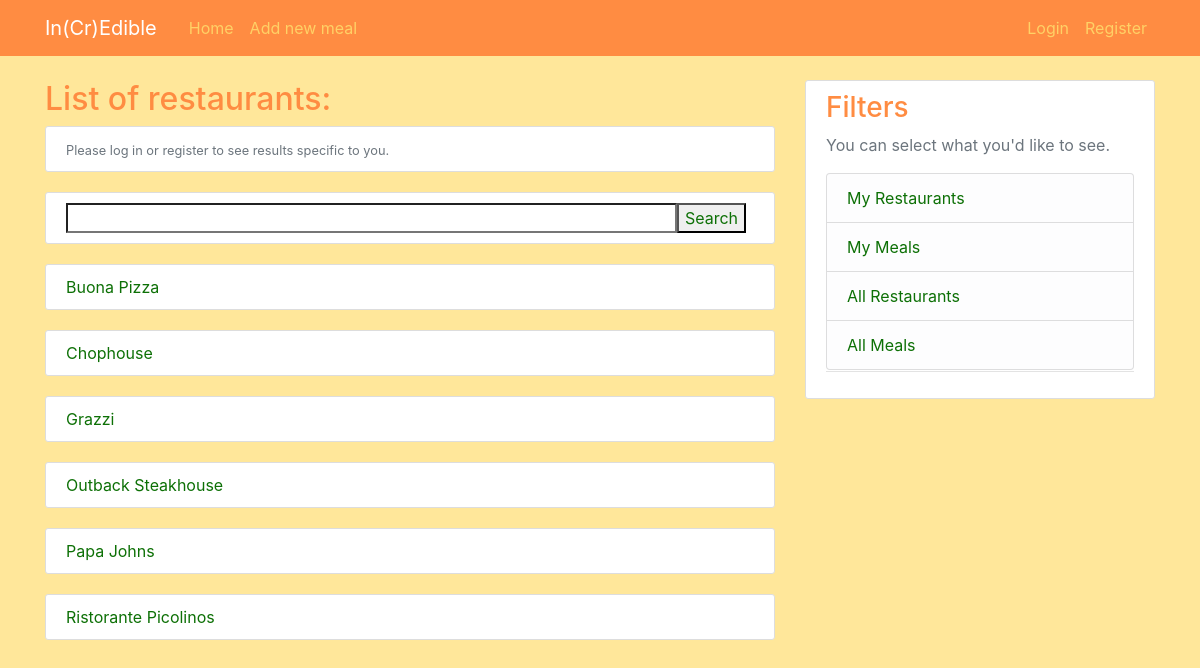
Page /meals/search/restaurants/all/ on the committed database.
### meals/models.py (models this page shows, shortened)
class Meal(models.Model):
    entree_choice = models.CharField(max_length=100)
    entree_rating = models.IntegerField(default=100)
    notes = models.TextField(default="")
    restaurant_name = models.CharField(max_length=100)
    date = models.DateTimeField("Date dined", default=timezone.now)
    eaten_by = models.ForeignKey(User, on_delete=models.CASCADE)

### meals/views.py (the view)
# urls.py: path("meals/search/restaurants/<str:scope>/", RestaurantSearchView.as_view(), name="restaurantsearch"),
class RestaurantSearchView(ListView):
    model = Meal
    template_name = 'meals/restaurantsearch.html'
    context_object_name = 'all_search_results'
    paginate_by = 10
    def get_queryset(self):
        scope = self.kwargs['scope']
        result = super(RestaurantSearchView, self).get_queryset()
        query = self.request.GET.get('search')
        if scope == "my":
            if self.request.user.is_authenticated:
                result = Meal.objects.filter(eaten_by= self.request.user).values_list('restaurant_name', flat=True).distinct()
            else:
                return []
        else:
            result = Meal.objects.values_list('restaurant_name', flat=True).distinct()
        if query:
            result = result.filter(restaurant_name__icontains=query)
        result = result.order_by('restaurant_name')
        return result
    def get_context_data(self, **kwargs: Any) -> Dict[str, Any]:
        context = super(RestaurantSearchView, self).get_context_data(**kwargs)
        context['scope'] = self.kwargs['scope']
        return context

### meals/templates/meals/restaurantsearch.html
{% extends "meals/base.html" %}
{% block content %}
    {% if all_search_results %}
        <h2> List of restaurants: </h2>
    {% else %}
        <h2> No restaurants </h2>
    {% endif %}
    {% if not user.is_authenticated %}
    <article class="media content-section">
        <div class="media-body">
            <small class="text-muted">Please log in or register to see results specific to you.</small>
        </div>
    </article>
    {% endif %}
    <form class="media content-section" method="GET" action="" >
        <input class="media-body" type="search" name="search">
        <button class="mr-2" type="submit"> Search </button>
    </form>
    {% for restaurant_name in all_search_results %}
    <article class="media content-section">
        <div class="media-body">
        <div>
            <a class="mr-2" href="{% url 'meals:restaurant' restaurant_name scope %}">{{ restaurant_name }}</a>
        </div>
        </div>
    </article>
    {% empty %}
        <p>No restaurants match your search.</p>
    {% endfor %}
{% endblock content %}

### meals/static/meals/main.css (style rules this page uses)
body { background: #FFE79A; color: #333333; margin-top: 5rem; }
h1, h2, h3, h4, h5, h6 { color: #FF8C42; }
.content-section { background: #ffffff; padding: 10px 20px; border: 1px solid #dddddd; border-radius: 3px; margin-bottom: 20px; }
.mr-2 { color: #0d7006; }

### rows in the picture
Meal: restaurant_name "Buona Pizza"
Meal: restaurant_name "Chophouse"
Meal: restaurant_name "Grazzi"
Meal: restaurant_name "Papa Johns"
Meal: restaurant_name "Ristorante Picolinos"

### other values in the picture
{{ restaurant_name }} "Outback Steakhouse"
